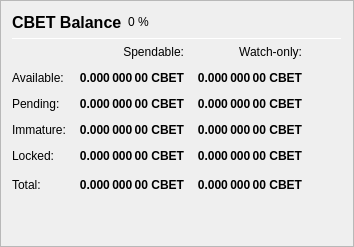
                   <widget class="QFrame" name="frame_Balances">
                    <property name="frameShape">
                     <enum>QFrame::StyledPanel</enum>
                    </property>
                    <property name="frameShadow">
                     <enum>QFrame::Raised</enum>
                    </property>
                    <layout class="QVBoxLayout" name="verticalLayout_4">
                     <item>
                      <layout class="QHBoxLayout" name="horizontalLayout_4">
                       <item>
                        <widget class="QLabel" name="label_5">
                         <property name="minimumSize">
                          <size>
                           <width>0</width>
                           <height>20</height>
                          </size>
                         </property>
                         <property name="font">
                          <font>
                           <pointsize>12</pointsize>
                           <weight>75</weight>
                           <bold>true</bold>
                          </font>
                         </property>
                         <property name="text">
                          <string>CBET Balance</string>
                         </property>
                        </widget>
                       </item>
                       <item>
                        <widget class="QLabel" name="labelCBETPercent">
                         <property name="text">
                          <string notr="true">0 %</string>
                         </property>
                        </widget>
                       </item>
                       <item>
                        <spacer name="horizontalSpacer_3">
                         <property name="orientation">
                          <enum>Qt::Horizontal</enum>
                         </property>
                         <property name="sizeHint" stdset="0">
                          <size>
                           <width>40</width>
                           <height>20</height>
                          </size>
                         </property>
                        </spacer>
                       </item>
                      </layout>
                     </item>
                     <item>
                      <widget class="Line" name="line_Balance">
                       <property name="minimumSize">
                        <size>
                         <width>0</width>
                         <height>1</height>
                        </size>
                       </property>
                       <property name="maximumSize">
                        <size>
                         <width>16777215</width>
                         <height>1</height>
                        </size>
                       </property>
                       <property name="orientation">
                        <enum>Qt::Horizontal</enum>
                       </property>
                      </widget>
                     </item>
                     <item>
                      <layout class="QGridLayout" name="gridLayout">
                       <property name="spacing">
                        <number>12</number>
                       </property>
                       <item row="0" column="1">
                        <widget class="QLabel" name="labelSpendable">
                         <property name="text">
                          <string>Spendable:</string>
                         </property>
                         <property name="alignment">
                          <set>Qt::AlignRight|Qt::AlignTrailing|Qt::AlignVCenter</set>
                         </property>
                        </widget>
                       </item>
                       <item row="0" column="2">
                        <widget class="QLabel" name="labelWatchonly">
                         <property name="text">
                          <string>Watch-only:</string>
                         </property>
                         <property name="alignment">
                          <set>Qt::AlignRight|Qt::AlignTrailing|Qt::AlignVCenter</set>
                         </property>
                        </widget>
                       </item>
                       <item row="1" column="0">
                        <widget class="QLabel" name="labelBalanceText">
                         <property name="text">
                          <string>Available:</string>
                         </property>
                        </widget>
                       </item>
                       <item row="1" column="1">
                        <widget class="QLabel" name="labelBalance">
                         <property name="font">
                          <font>
                           <weight>75</weight>
                           <bold>true</bold>
                          </font>
                         </property>
                         <property name="cursor">
                          <cursorShape>IBeamCursor</cursorShape>
                         </property>
                         <property name="toolTip">
                          <string>Your current spendable balance</string>
                         </property>
                         <property name="text">
                          <string notr="true">0.000 000 00 CBET</string>
                         </property>
                         <property name="alignment">
                          <set>Qt::AlignRight|Qt::AlignTrailing|Qt::AlignVCenter</set>
                         </property>
                         <property name="textInteractionFlags">
                          <set>Qt::LinksAccessibleByMouse|Qt::TextSelectableByKeyboard|Qt::TextSelectableByMouse</set>
                         </property>
                        </widget>
                       </item>
                       <item row="1" column="2">
                        <widget class="QLabel" name="labelWatchAvailable">
                         <property name="font">
                          <font>
                           <weight>75</weight>
                           <bold>true</bold>
                          </font>
                         </property>
                         <property name="cursor">
                          <cursorShape>IBeamCursor</cursorShape>
                         </property>
                         <property name="toolTip">
                          <string>Your current balance in watch-only addresses</string>
                         </property>
                         <property name="text">
                          <string notr="true">0.000 000 00 CBET</string>
                         </property>
                         <property name="alignment">
                          <set>Qt::AlignRight|Qt::AlignTrailing|Qt::AlignVCenter</set>
                         </property>
                         <property name="textInteractionFlags">
                          <set>Qt::LinksAccessibleByMouse|Qt::TextSelectableByKeyboard|Qt::TextSelectableByMouse</set>
                         </property>
                        </widget>
                       </item>
                       <item row="2" column="0">
                        <widget class="QLabel" name="labelPendingText">
                         <property name="text">
                          <string>Pending:</string>
                         </property>
                        </widget>
                       </item>
                       <item row="2" column="1">
                        <widget class="QLabel" name="labelUnconfirmed">
                         <property name="font">
                          <font>
                           <weight>75</weight>
                           <bold>true</bold>
                          </font>
                         </property>
                         <property name="cursor">
                          <cursorShape>IBeamCursor</cursorShape>
                         </property>
                         <property name="toolTip">
                          <string>Total of transactions that have yet to be confirmed, and do not yet count toward the spendable balance</string>
                         </property>
                         <property name="text">
                          <string notr="true">0.000 000 00 CBET</string>
                         </property>
                         <property name="alignment">
                          <set>Qt::AlignRight|Qt::AlignTrailing|Qt::AlignVCenter</set>
                         </property>
                         <property name="textInteractionFlags">
                          <set>Qt::LinksAccessibleByMouse|Qt::TextSelectableByKeyboard|Qt::TextSelectableByMouse</set>
                         </property>
                        </widget>
                       </item>
                       <item row="2" column="2">
                        <widget class="QLabel" name="labelWatchPending">
                         <property name="font">
                          <font>
                           <weight>75</weight>
                           <bold>true</bold>
                          </font>
                         </property>
                         <property name="cursor">
                          <cursorShape>IBeamCursor</cursorShape>
                         </property>
                         <property name="toolTip">
                          <string>Unconfirmed transactions to watch-only addresses</string>
                         </property>
                         <property name="text">
                          <string notr="true">0.000 000 00 CBET</string>
                         </property>
                         <property name="alignment">
                          <set>Qt::AlignRight|Qt::AlignTrailing|Qt::AlignVCenter</set>
                         </property>
                         <property name="textInteractionFlags">
                          <set>Qt::LinksAccessibleByMouse|Qt::TextSelectableByKeyboard|Qt::TextSelectableByMouse</set>
                         </property>
                        </widget>
                       </item>
                       <item row="3" column="0">
                        <widget class="QLabel" name="labelImmatureText">
                         <property name="text">
                          <string>Immature:</string>
                         </property>
                        </widget>
                       </item>
                       <item row="3" column="1">
                        <widget class="QLabel" name="labelImmature">
                         <property name="font">
                          <font>
                           <weight>75</weight>
                           <bold>true</bold>
                          </font>
                         </property>
                         <property name="cursor">
                          <cursorShape>IBeamCursor</cursorShape>
                         </property>
                         <property name="toolTip">
                          <string>Staked or masternode rewards that has not yet matured</string>
                         </property>
                         <property name="text">
                          <string notr="true">0.000 000 00 CBET</string>
                         </property>
                         <property name="alignment">
                          <set>Qt::AlignRight|Qt::AlignTrailing|Qt::AlignVCenter</set>
                         </property>
                         <property name="textInteractionFlags">
                          <set>Qt::LinksAccessibleByMouse|Qt::TextSelectableByKeyboard|Qt::TextSelectableByMouse</set>
                         </property>
                        </widget>
                       </item>
                       <item row="3" column="2">
                        <widget class="QLabel" name="labelWatchImmature">
                         <property name="font">
                          <font>
                           <weight>75</weight>
                           <bold>true</bold>
                          </font>
                         </property>
                         <property name="cursor">
                          <cursorShape>IBeamCursor</cursorShape>
                         </property>
                         <property name="toolTip">
                          <string>Staked or masternode rewards in watch-only addresses that has not yet matured</string>
                         </property>
                         <property name="text">
                          <string notr="true">0.000 000 00 CBET</string>
                         </property>
                         <property name="alignment">
                          <set>Qt::AlignRight|Qt::AlignTrailing|Qt::AlignVCenter</set>
                         </property>
                         <property name="textInteractionFlags">
                          <set>Qt::LinksAccessibleByMouse|Qt::TextSelectableByKeyboard|Qt::TextSelectableByMouse</set>
                         </property>
                        </widget>
                       </item>
                       <item row="4" column="0">
                        <widget class="QLabel" name="labelLockedBalanceText">
                         <property name="toolTip">
                          <string>Locked CBET or Masternode collaterals. These are excluded from zCBET minting.</string>
                         </property>
                         <property name="text">
                          <string>Locked:</string>
                         </property>
                        </widget>
                       </item>
                       <item row="4" column="1">
                        <widget class="QLabel" name="labelLockedBalance">
                         <property name="font">
                          <font>
                           <weight>75</weight>
                           <bold>true</bold>
                          </font>
                         </property>
                         <property name="cursor">
                          <cursorShape>IBeamCursor</cursorShape>
                         </property>
                         <property name="toolTip">
                          <string>Locked CBET or Masternode collaterals. These are excluded from zCBET minting.</string>
                         </property>
                         <property name="text">
                          <string notr="true">0.000 000 00 CBET</string>
                         </property>
                         <property name="alignment">
                          <set>Qt::AlignRight|Qt::AlignTrailing|Qt::AlignVCenter</set>
                         </property>
                         <property name="textInteractionFlags">
                          <set>Qt::LinksAccessibleByMouse|Qt::TextSelectableByKeyboard|Qt::TextSelectableByMouse</set>
                         </property>
                        </widget>
                       </item>
                       <item row="4" column="2">
                        <widget class="QLabel" name="labelWatchLocked">
                         <property name="font">
                          <font>
                           <weight>75</weight>
                           <bold>true</bold>
                          </font>
                         </property>
                         <property name="cursor">
                          <cursorShape>IBeamCursor</cursorShape>
                         </property>
                         <property name="toolTip">
                          <string>Current locked balance in watch-only addresses</string>
                         </property>
                         <property name="text">
                          <string notr="true">0.000 000 00 CBET</string>
                         </property>
                         <property name="alignment">
                          <set>Qt::AlignRight|Qt::AlignTrailing|Qt::AlignVCenter</set>
                         </property>
                         <property name="textInteractionFlags">
                          <set>Qt::LinksAccessibleByMouse|Qt::TextSelectableByKeyboard|Qt::TextSelectableByMouse</set>
                         </property>
                        </widget>
                       </item>
                       <item row="5" column="0">
                        <widget class="QLabel" name="labelTotalText">
                         <property name="toolTip">
                          <string>Your current ClassicBets balance, unconfirmed and immature transactions included</string>
                         </property>
                         <property name="text">
                          <string>Total:</string>
                         </property>
                        </widget>
                       </item>
                       <item row="5" column="1">
                        <widget class="QLabel" name="labelTotal">
                         <property name="font">
                          <font>
                           <weight>75</weight>
                           <bold>true</bold>
                          </font>
                         </property>
                         <property name="cursor">
                          <cursorShape>IBeamCursor</cursorShape>
                         </property>
                         <property name="toolTip">
                          <string>Your current ClassicBets balance, unconfirmed and immature transactions included</string>
                         </property>
                         <property name="text">
                          <string notr="true">0.000 000 00 CBET</string>
                         </property>
                         <property name="alignment">
                          <set>Qt::AlignRight|Qt::AlignTrailing|Qt::AlignVCenter</set>
                         </property>
                         <property name="textInteractionFlags">
                          <set>Qt::LinksAccessibleByMouse|Qt::TextSelectableByKeyboard|Qt::TextSelectableByMouse</set>
                         </property>
                        </widget>
                       </item>
                       <item row="5" column="2">
                        <widget class="QLabel" name="labelWatchTotal">
                         <property name="font">
                          <font>
                           <weight>75</weight>
                           <bold>true</bold>
                          </font>
                         </property>
                         <property name="cursor">
                          <cursorShape>IBeamCursor</cursorShape>
                         </property>
                         <property name="toolTip">
                          <string>Current total balance in watch-only addresses</string>
                         </property>
                         <property name="text">
                          <string notr="true">0.000 000 00 CBET</string>
                         </property>
                         <property name="alignment">
                          <set>Qt::AlignRight|Qt::AlignTrailing|Qt::AlignVCenter</set>
                         </property>
                         <property name="textInteractionFlags">
                          <set>Qt::LinksAccessibleByMouse|Qt::TextSelectableByKeyboard|Qt::TextSelectableByMouse</set>
                         </property>
                        </widget>
                       </item>
                       <item row="5" column="3">
                        <spacer name="horizontalSpacer_9">
                         <property name="orientation">
                          <enum>Qt::Horizontal</enum>
                         </property>
                         <property name="sizeHint" stdset="0">
                          <size>
                           <width>40</width>
                           <height>20</height>
                          </size>
                         </property>
                        </spacer>
                       </item>
                      </layout>
                     </item>
                     <item>
                      <spacer name="verticalSpacer_3">
                       <property name="orientation">
                        <enum>Qt::Vertical</enum>
                       </property>
                       <property name="sizeHint" stdset="0">
                        <size>
                         <width>20</width>
                         <height>40</height>
                        </size>
                       </property>
                      </spacer>
                     </item>
                    </layout>
                   </widget>
